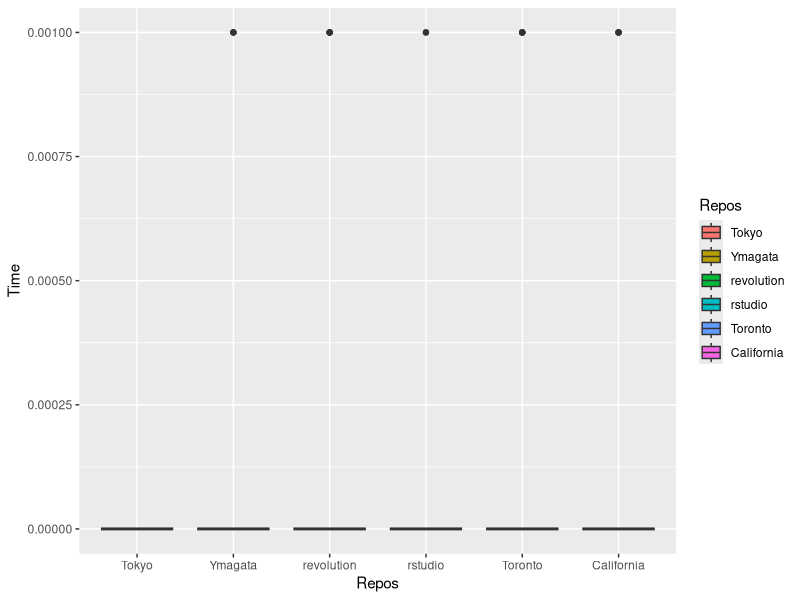

The R source for this figure:
#!usr/bin/env/R
library(ggplot2)

repos.names <- c("Tokyo", "Ymagata", "revolution", "rstudio", "Toronto", "California")
repos.url <- c("http://cran.ism.ac.jp/",
               "https://ftp.yz.yamagata-u.ac.jp/pub/cran/",
               "http://cran.revolutionanalytics.com",
               "http://cran.rstudio.com/",
               "http://cran.utstat.utoronto.ca/",
               "https://cran.cnr.berkeley.edu/"
               )
pkgName <- "animation"
count <- 100

install.packages(pkgName, repos="http://cran.ism.ac.jp/")
result <- sapply(1:count, function(n){
    time <- sapply(repos.url, function(url){
        system.time(install.packages(pkgName, repos=url))[3]
})
                 names(time) <- repos.names
                 time
})
rowMeans(result)

data <- data.frame(Repos=factor(rep(repos.names, count), levels=repos.names), 
                                      Time=as.vector(result))
ggplot(data, aes(x=Repos, y=Time, fill=Repos)) + geom_boxplot() + ylim(0, max(data$Time))
